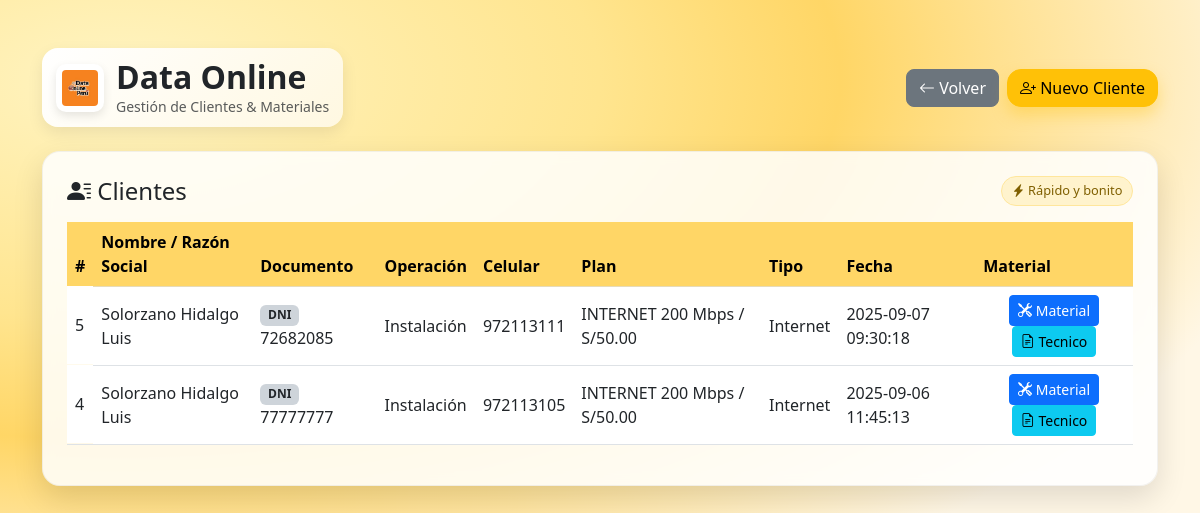
The page /clientes.php on the database its author committed.
### tables this page shows
CREATE TABLE `clientes` (
  `id` int(11) NOT NULL,
  `tipo_doc` varchar(30) DEFAULT NULL,
  `documento` varchar(30) DEFAULT NULL,
  `nombres` varchar(200) DEFAULT NULL,
  `operacion` varchar(50) DEFAULT NULL,
  `celular` varchar(30) DEFAULT NULL,
  `plan` varchar(100) DEFAULT NULL,
  `tipo` varchar(50) DEFAULT NULL,
  `fecha_registro` datetime DEFAULT current_timestamp(),
  `tecnico` enum('Josue','Lino','Meza','Lucas') DEFAULT NULL
);

### clientes.php (the view, shortened to what this page needs)
<?php
require_once __DIR__ . '/conexion.php';
$clientes = $conexion->query("SELECT * FROM clientes ORDER BY fecha_registro DESC");
?>
<!DOCTYPE html>
<html lang="es">
<head>
  <link rel="stylesheet" href="https://cdn.jsdelivr.net/npm/bootstrap@5.3.0/dist/css/bootstrap.min.css">
  <link rel="stylesheet" href="https://cdn.jsdelivr.net/npm/bootstrap-icons/font/bootstrap-icons.css">
  <link rel="stylesheet" href="https://cdn.jsdelivr.net/npm/animate.css@4/animate.min.css" />
</head>
<body>
  <div class="container py-5">
    <div class="d-flex justify-content-between align-items-center mb-4 animate__animated animate__fadeInDown">
      <div class="brand-badge">
        <img src="logo.png" alt="Logo" class="brand-logo">
        <div>
          <h2 class="m-0 fw-bold">Data Online</h2>
          <div class="text-muted small">Gestión de Clientes & Materiales</div>
        </div>
      </div>
      <div class="d-flex gap-2">
        <a href="panel_reporte.php" class="btn btn-secondary rounded-3">
          <i class="bi bi-arrow-left"></i> Volver
        </a>
        <button class="btn btn-warning btn-magic pulse" data-bs-toggle="modal" data-bs-target="#modalCliente">
          <i class="bi bi-person-plus"></i> Nuevo Cliente
        </button>
      </div>
    </div>
    <div class="glass-card p-4 animate__animated animate__fadeInUp">
      <div class="d-flex justify-content-between align-items-center mb-3">
        <h4 class="mb-0"><i class="bi bi-person-lines-fill"></i> Clientes</h4>
        <span class="tag"><i class="bi bi-lightning-charge-fill"></i> Rápido y bonito</span>
      </div>
      <div class="table-responsive">
        <table class="table table-hover align-middle">
          <thead class="table-warning">
            <tr>
              <th>#</th>
              <th>Nombre / Razón Social</th>
              <th>Documento</th>
              <th>Operación</th>
              <th>Celular</th>
              <th>Plan</th>
              <th>Tipo</th>
              <th>Fecha</th>
              <th>Material</th>
            </tr>
          </thead>
          <tbody>
            <?php while ($c = $clientes->fetch_assoc()): ?>
              <tr class="animate__animated animate__fadeInUp">
                <td><?= htmlspecialchars($c['id']) ?></td>
                <td><?= htmlspecialchars($c['nombres']) ?></td>
                <td>
                  <span class="badge bg-dark-subtle text-dark">
                    <?= htmlspecialchars($c['tipo_doc']) ?>
                  </span>
                  <?= htmlspecialchars($c['documento']) ?>
                </td>
                <td><?= htmlspecialchars($c['operacion']) ?></td>
                <td><?= htmlspecialchars($c['celular']) ?></td>
                <td><?= htmlspecialchars($c['plan']) ?></td>
                <td><?= htmlspecialchars($c['tipo']) ?></td>
                <td><?= htmlspecialchars($c['fecha_registro']) ?></td>
                <td class="text-center">
                  <button class="btn btn-sm btn-primary"
                    data-bs-toggle="modal"
                    data-bs-target="#modalMaterial"
                    data-id="<?= $c['id'] ?>"
                    data-nombre="<?= $c['nombres'] ?>">
                    <i class="bi bi-tools"></i> Material
                  </button>
                  <a href="detalle_cliente.php?id=<?= $c['id'] ?>" class="btn btn-sm btn-info">
                    <i class="bi bi-file-earmark-text"></i> Tecnico
                  </a>
                </td>
              </tr>
            <?php endwhile; ?>
          </tbody>
        </table>
      </div>
    </div>
  </div>
</body>
</html>

### clientes.php (style rules this page uses)
body { min-height: 100vh; background: radial-gradient(1200px 600px at 10% 10%, #fff4c2 0%, #ffe58f 40%, #ffd666 60%, #fff7e6 100%); background-attachment: fixed; }
.glass-card { background: rgba(255, 255, 255, 0.85); backdrop-filter: blur(6px); border-radius: 18px; box-shadow: 0 12px 30px rgba(0, 0, 0, 0.12); border: 1px solid rgba(0, 0, 0, 0.05); }
.btn-magic { border-radius: 14px; box-shadow: 0 8px 16px rgba(255, 193, 7, 0.35); transition: transform .15s ease, box-shadow .15s ease; }
.brand-badge { display: inline-flex; align-items: center; gap: 12px; padding: 10px 14px; border-radius: 16px; background: linear-gradient(135deg, #fff 0%, #fff8e1 100%); box-shadow: 0 6px 16px rgba(0, 0, 0, 0.08); }
.brand-logo { width: 48px; height: 48px; object-fit: contain; border-radius: 10px; box-shadow: 0 4px 10px rgba(0, 0, 0, .1); background: white; padding: 6px; }
.table thead th { background: #ffd666 !important; }
.pulse { animation: pulse 1.6s infinite; }
.tag { font-size: .8rem; padding: .25rem .6rem; border-radius: 999px; background: #fff3cd; border: 1px solid #ffe69c; color: #7f5f00; }

### rows shown on the page
clientes: id "5", nombres "Solorzano Hidalgo Luis", tipo_doc "DNI", documento "72682085", operacion "Instalación", celular "972113111", plan "INTERNET 200 Mbps / S/50.00", tipo "Internet", fecha_registro "2025-09-07 09:30:18"
clientes: id "4", nombres "Solorzano Hidalgo Luis", tipo_doc "DNI", documento "77777777", operacion "Instalación", celular "972113105", plan "INTERNET 200 Mbps / S/50.00", tipo "Internet", fecha_registro "2025-09-06 11:45:13"
